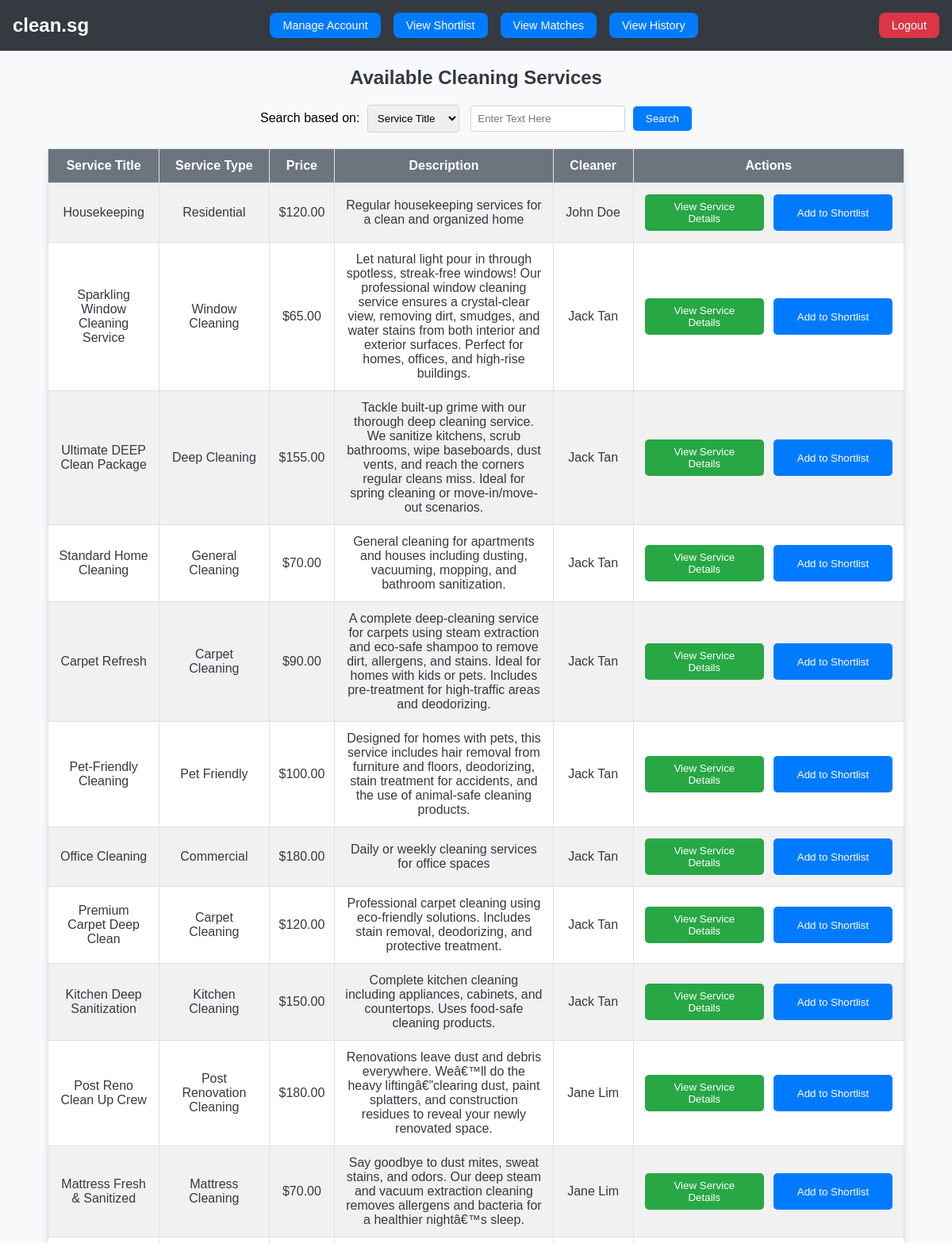
/home owner/homeowner_dashboard.php (signed in, upper part), run on the app's committed database.
### tables this page shows
CREATE TABLE IF NOT EXISTS `cleaningservices` (
  `service_id` int(11) NOT NULL AUTO_INCREMENT,
  `cleaner_id` int(11) NOT NULL,
  `service_title` varchar(256) NOT NULL,
  `service_description` text NOT NULL,
  `service_type` varchar(100) NOT NULL,
  `service_price` double DEFAULT NULL,
  `views` int(10) UNSIGNED DEFAULT 0,
  `shortlisted` int(10) UNSIGNED DEFAULT 0,
  PRIMARY KEY (`service_id`),
  KEY `cleaner_id` (`cleaner_id`)
);

CREATE TABLE IF NOT EXISTS `profile` (
  `profile_id` int(11) NOT NULL AUTO_INCREMENT,
  `user_id` int(11) NOT NULL,
  `first_name` varchar(256) NOT NULL,
  `last_name` varchar(256) NOT NULL,
  `about` varchar(256) NOT NULL,
  `gender` varchar(16) NOT NULL,
  `profile_image` longblob DEFAULT NULL,
  `status_id` int(11) DEFAULT NULL,
  PRIMARY KEY (`profile_id`),
  KEY `user_id` (`user_id`),
  KEY `status_id` (`status_id`)
);

### home owner/homeowner_dashboard.php (the view, shortened to what this page needs)
<?php
class CleaningService
{
    private $conn;
    public function __construct($conn)
    {
        $this->conn = $conn;
    }
    public function getAllServices()
    {
        $query = "
            SELECT
                cs.service_id,
                cs.service_title,
                cs.service_type,
                cs.service_price,
                cs.service_description,
                p.user_id,
                p.first_name,
                p.last_name,
                CASE WHEN s.service_id IS NOT NULL THEN 1 ELSE 0 END as is_shortlisted
            FROM
                cleaningservices cs
            JOIN
                profile p ON cs.cleaner_id = p.user_id
            LEFT JOIN
                shortlist s ON cs.service_id = s.service_id AND s.user_id = ?
        ";
        $stmt = $this->conn->prepare($query);
        $buyer_id = $_SESSION['user_id'] ?? 0;
        $stmt->bind_param("i", $buyer_id);
        $stmt->execute();
        return $stmt->get_result()->fetch_all(MYSQLI_ASSOC);
    }
}
class SearchCleaningServiceController
{
    private $cleaningService;
    public function __construct($cleaningService)
    {
        $this->cleaningService = $cleaningService;
    }
    public function getAllServices()
    {
        return $this->cleaningService->getAllServices();
    }
}
class SearchCleaningServicePage
{
    private $controller;
    public function __construct($controller)
    {
        $this->controller = $controller;
    }
    public function getBuyerID()
    {
        return isset($_SESSION['user_id']) ? $_SESSION['user_id'] : null;
    }
    public function display()
    {
        $criteria = isset($_POST['criteria']) ? $_POST['criteria'] : null;
        $search = isset($_POST['search']) ? $_POST['search'] : null;
        $searchCleaningService = isset($_POST['searchButton']);
        if ($searchCleaningService) {
            $services = $this->controller->searchServices($criteria, $search);
        } else {
            $services = $this->controller->getAllServices();
        }
        $buyerID = $this->getBuyerID();
        ?>
        <!DOCTYPE html>
        <html>
        <head>
        </head>
        <body>
            <div class="header-container">
                <a href="../index.html" class="logo">clean.sg</a>
                <div class="nav-buttons">
                    <a href="homeowner_manage_profile.php?user_id=<?php echo $buyerID; ?>" class="nav-button">Manage Account</a>
                    <a href="homeowner_view_shortlist.php?user_id=<?php echo $buyerID; ?>" class="nav-button">View Shortlist</a>
                    <a href="homeowner_view_matches.php?user_id=<?php echo $buyerID; ?>" class="nav-button">View Matches</a>
                    <a href="homeowner_view_history.php?user_id=<?php echo $buyerID; ?>" class="nav-button">View History</a>
                </div>
                <a href="../logout.php" class="logout-button">Logout</a>
            </div>
            <h2>Available Cleaning Services</h2>
            <form method="POST" action="homeowner_dashboard.php" class="search-form">
                <label for="service">Search based on:</label>
                <select id="service" name="criteria">
                    <option value="service_title">Service Title</option>
                </select>
                <input type="text" id="search" name="search" placeholder="Enter Text Here" />
                <button class="search-button" type="submit" name="searchButton">Search</button>
            </form>
            <table>
                <tr>
                    <th>Service Title</th>
                    <th>Service Type</th>
                    <th>Price</th>
                    <th>Description</th>
                    <th>Cleaner</th>
                    <th>Actions</th>
                </tr>
                <?php foreach ($services as $service): ?>
                    <tr>
                        <td><?php echo htmlspecialchars($service['service_title']); ?></td>
                        <td><?php echo htmlspecialchars($service['service_type']); ?></td>
                        <td>$<?php echo htmlspecialchars(number_format($service['service_price'], 2)); ?></td>
                        <td><?php echo htmlspecialchars($service['service_description']); ?></td>
                        <td><?php echo htmlspecialchars($service['first_name'] . " " . $service['last_name']); ?></td>
                        <td>
                            <div class="action-buttons">
                                <form action="homeowner_service_details.php" method="post" style="display: inline;">
                                    <button class="listing-button action-button" type="submit">View Service Details</button>
                                </form>
                                <?php if (!$service['is_shortlisted']): ?>
                                    <button class="shortlist-button action-button" onclick="showShortlistPopup(<?php echo $service['service_id']; ?>)">Add to Shortlist</button>
                                <?php else: ?>
                                    <button class="shortlist-button action-button" disabled style="background-color: #cccccc; cursor: not-allowed;">Already Shortlisted</button>
                                <?php endif; ?>
                            </div>
                        </td>
                    </tr>
                <?php endforeach; ?>
            </table>
        </body>
        </html>
        <?php
    }
    public function handleFormSubmission()
    {
        return $this->controller->getAllServices();
    }
}
$conn = new mysqli("localhost", "root", "", "csit314");
$cleaningService = new CleaningService($conn);
$controller = new SearchCleaningServiceController($cleaningService);
$page = new SearchCleaningServicePage($controller);
$services = $page->handleFormSubmission();
$page->display();
?>

### home owner/homeowner_dashboard.php (style rules this page uses)
body { font-family: Arial, sans-serif; margin: 0; padding: 0; background-color: #f8f9fa; }
.header-container { display: flex; justify-content: space-between; align-items: center; padding: 1rem; background-color: #343a40; color: #ffffff; }
.logo { font-size: 1.5rem; font-weight: bold; color: #ffffff; text-decoration: none; }
.nav-buttons { display: flex; gap: 1rem; }
.nav-button { background-color: #007bff; color: white; text-decoration: none; padding: 0.5rem 1rem; border-radius: 0.5rem; font-size: 0.9rem; transition: background-color 0.3s; }
.logout-button { background-color: #dc3545; color: white; text-decoration: none; padding: 0.5rem 1rem; border-radius: 0.5rem; font-size: 0.9rem; transition: background-color 0.3s; }
.action-buttons { display: flex; gap: 0.5rem; justify-content: center; }
.action-button { min-width: 150px; text-align: center; }
h2 { text-align: center; color: #343a40; margin-top: 20px; }
table { width: 90%; margin: 20px auto; border-collapse: collapse; background-color: white; box-shadow: 0 4px 8px rgba(0, 0, 0, 0.1); }
table, th, td { border: 1px solid #dee2e6; }
th, td { padding: 12px; text-align: center; color: #343a40; }
th { background-color: #6c757d; color: #ffffff; font-weight: bold; }
tr:nth-child(even) { background-color: #f1f1f1; }
.shortlist-button { background-color: #007bff; color: white; text-align: center; text-decoration: none; border-radius: 5px; padding: 8px 16px; border: none; cursor: pointer; margin: 2px; }
.listing-button { background-color: #28a745; color: white; text-align: center; text-decoration: none; border-radius: 5px; padding: 8px 16px; border: none; cursor: pointer; margin: 2px; }
.search-button { background-color: #007bff; color: white; text-align: center; text-decoration: none; border-radius: 5px; padding: 8px 16px; border: none; cursor: pointer; }
.search-form { text-align: center; margin: 20px 0; }
.search-form select, .search-form input[type="text"] { padding: 8px; margin: 0 5px; border: 1px solid #ced4da; border-radius: 4px; }

### data on the page
cleaningservices: service_title "Housekeeping", service_type "Residential", service_price "120.00", service_description "Regular housekeeping services for a clean and organized home", profile.first_name+last_name "John Doe"
cleaningservices: service_title "Sparkling Window Cleaning Service", service_type "Window Cleaning", service_price "65.00", service_description "Let natural light pour in through spotless, streak-free windows! Our professional window cleaning service ensures a crystal-clear view, removing dirt, smudges, and water stains from both interior and exterior surfaces. Perfect for homes, offices, and high-rise buildings.", profile.first_name+last_name "Jack Tan"
cleaningservices: service_title "Ultimate DEEP Clean Package", service_type "Deep Cleaning", service_price "155.00", service_description "Tackle built-up grime with our thorough deep cleaning service. We sanitize kitchens, scrub bathrooms, wipe baseboards, dust vents, and reach the corners regular cleans miss. Ideal for spring cleaning or move-in/move-out scenarios.", profile.first_name+last_name "Jack Tan"
cleaningservices: service_title "Standard Home Cleaning", service_type "General Cleaning", service_price "70.00", service_description "General cleaning for apartments and houses including dusting, vacuuming, mopping, and bathroom sanitization.", profile.first_name+last_name "Jack Tan"
cleaningservices: service_title "Carpet Refresh", service_type "Carpet Cleaning", service_price "90.00", service_description "A complete deep-cleaning service for carpets using steam extraction and eco-safe shampoo to remove dirt, allergens, and stains. Ideal for homes with kids or pets. Includes pre-treatment for high-traffic areas and deodorizing.", profile.first_name+last_name "Jack Tan"
cleaningservices: service_title "Pet-Friendly Cleaning", service_type "Pet Friendly", service_price "100.00", service_description "Designed for homes with pets, this service includes hair removal from furniture and floors, deodorizing, stain treatment for accidents, and the use of animal-safe cleaning products.", profile.first_name+last_name "Jack Tan"
cleaningservices: service_title "Office Cleaning", service_type "Commercial", service_price "180.00", service_description "Daily or weekly cleaning services for office spaces", profile.first_name+last_name "Jack Tan"
cleaningservices: service_title "Premium Carpet Deep Clean", service_type "Carpet Cleaning", service_price "120.00", service_description "Professional carpet cleaning using eco-friendly solutions. Includes stain removal, deodorizing, and protective treatment.", profile.first_name+last_name "Jack Tan"
cleaningservices: service_title "Kitchen Deep Sanitization", service_type "Kitchen Cleaning", service_price "150.00", service_description "Complete kitchen cleaning including appliances, cabinets, and countertops. Uses food-safe cleaning products.", profile.first_name+last_name "Jack Tan"
cleaningservices: service_title "Post Reno Clean Up Crew", service_type "Post Renovation Cleaning", service_price "180.00", service_description "Renovations leave dust and debris everywhere. Weâ€™ll do the heavy liftingâ€”clearing dust, paint splatters, and construction residues to reveal your newly renovated space.", profile.first_name+last_name "Jane Lim"
cleaningservices: service_title "Mattress Fresh & Sanitized", service_type "Mattress Cleaning", service_price "70.00", service_description "Say goodbye to dust mites, sweat stains, and odors. Our deep steam and vacuum extraction cleaning removes allergens and bacteria for a healthier nightâ€™s sleep.", profile.first_name+last_name "Jane Lim"
